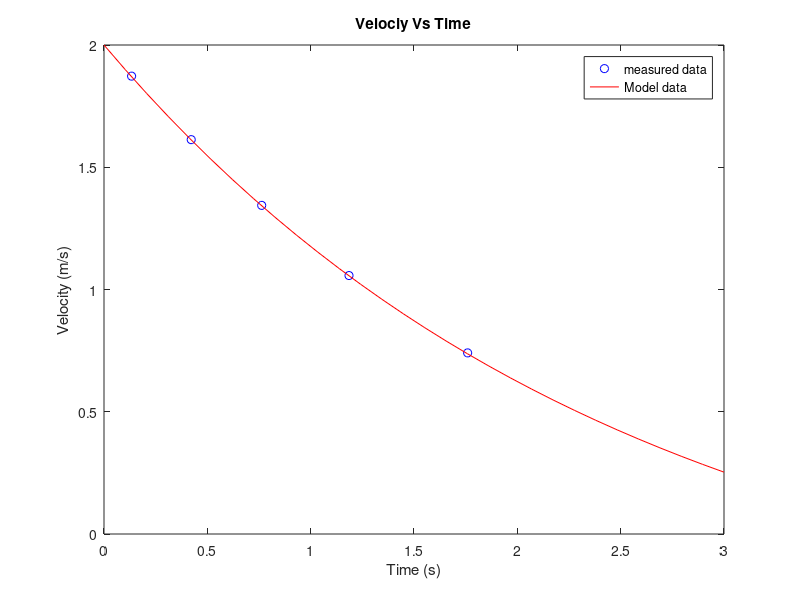

MATLAB code for this plot:
% Emmanuel S Akosah     ENGS22
% Lab 2,Pre lab,Part 2. Jan 23, 2017


delx = [0.5,1,1.5,2,2.5];
delt = [267,310,372,473,675];
delt = 0.001 * delt;


tvectors = cumsum(delt);
tmean = zeros(1,5);
tmean(1)= delt(1) / 2;
for n = 2:5
 tmean(n) = tvectors(n-1) + (delt(n)/2);
end 
velocity = 0.5 ./ delt; 

 

% model
t = linspace(0,3,30);
vi = 2;
c = 0.5;
tau = 2.5;

vmodel = (vi + c) * exp( -t ./ tau) - c;


plot(tmean,velocity,'ob',t,vmodel,'r')
xlabel('Time (s)') 
ylabel('Velocity (m/s)') 
title('Velociy Vs Time') 
legend('measured data','Model data') 